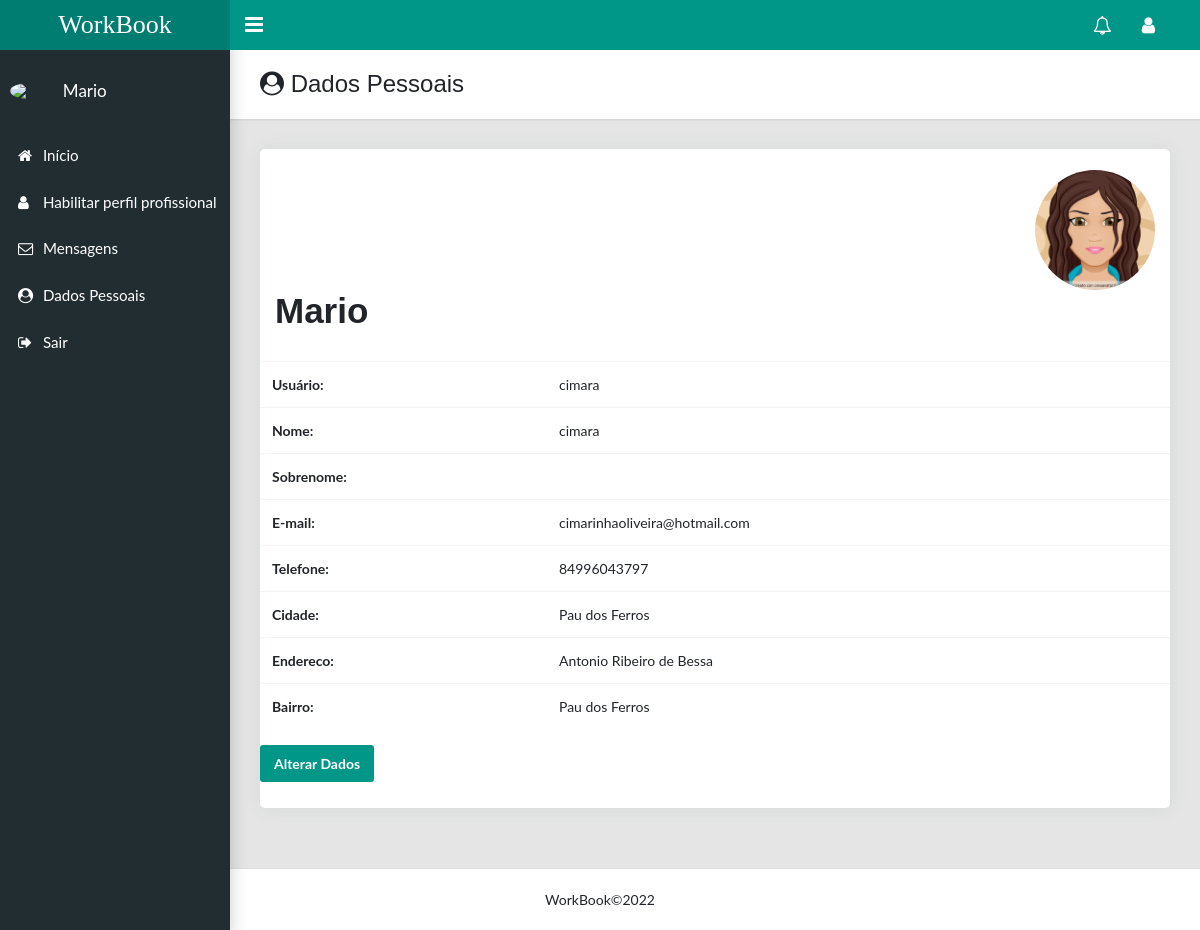
/detailUsuario/1 (signed in), run on an earlier commit of the app's database.
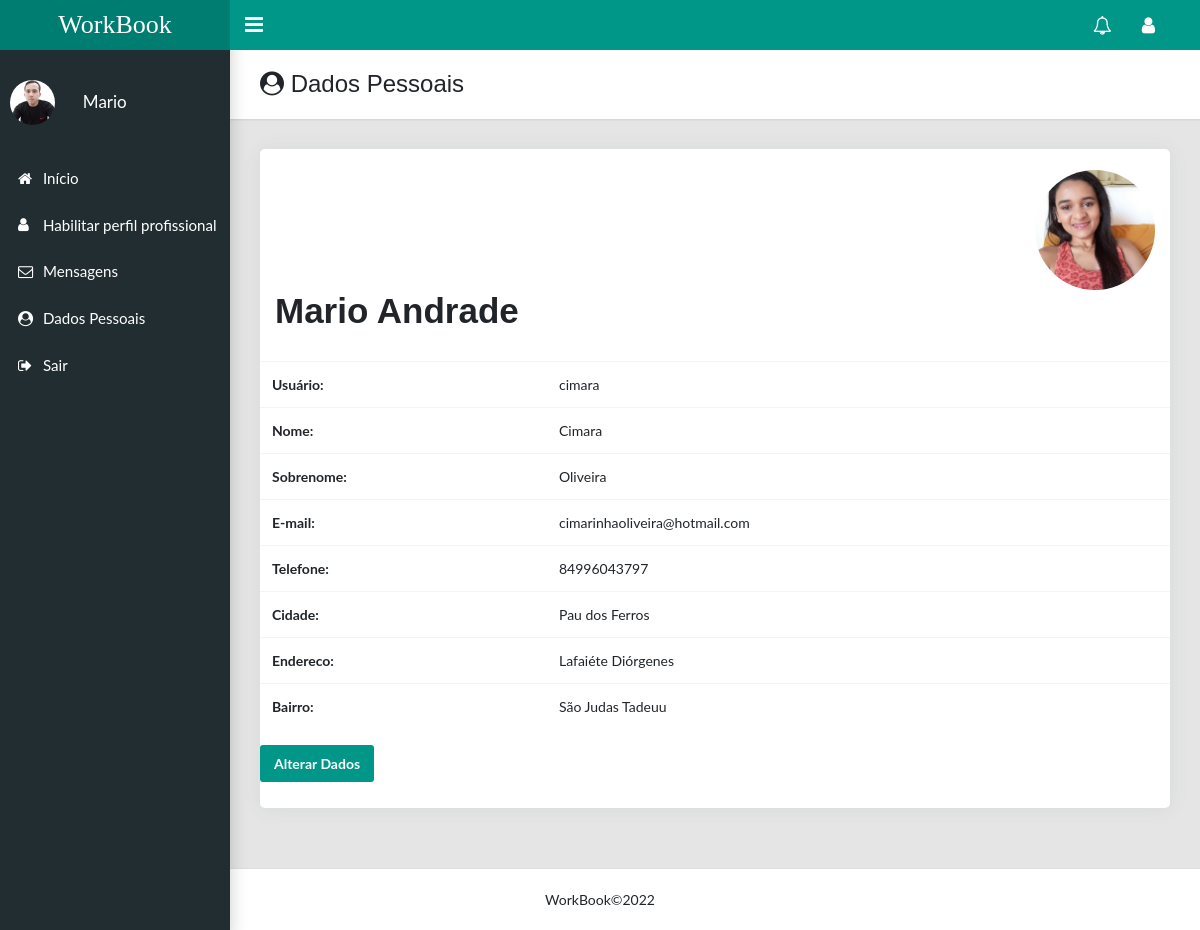
And on a later commit of the database.
### usuario/models.py (models this page shows, shortened)
class Usuario(AbstractUser):
    telefone = models.CharField('telefone', max_length=15)
    imagem = models.ImageField(upload_to='fotosperfil/%Y/%m/', blank=True, null=True)
    cidade = models.CharField('cidade', max_length=40)
    rua = models.CharField('rua', max_length=60)
    uf = models.CharField('uf', max_length=2)
    bairro = models.CharField('bairro', max_length=40)
    is_staff = models.BooleanField(default=False)
    is_superuser = models.BooleanField(default=False)
    is_active = models.BooleanField(default=True)
    is_profissional = models.BooleanField(default=False)
    class Meta:
        db_table = 'usuario'
        verbose_name = 'Usuario'
        verbose_name_plural = 'Usuario'

### usuario/views.py (the view)
# urls.py: path('detailUsuario/<int:id>', views.detailUsuario, name='detailUsuario'),
@login_required(login_url='usuario:submit_login')
def detailUsuario(request, id):
    data = {}
    usuario = Usuario.objects.get(id=id)
    form = FormDadosPessoais(request.POST or None, instance=usuario)
    if form.is_valid():
        form.save()
        return redirect('usuario:dadosPessoais', usuario.id)
    data['form'] = form
    data['usuario'] = usuario
    return render(request, 'usuario/detailUsuario.html', data)

### usuario/templates/usuario/detailUsuario.html (shortened to what this page needs)
{% extends 'base.html' %}
{% block content %}
<main class="app-content">
    <div class="app-title">
        <div>
            <h1><i class="fa fa-user-circle"></i> Dados Pessoais</h1>
        </div>
    </div>
    <div class="row">
        <div class="col-lg-12">
            <div class="card user-card-full">
                <div class="row m-l-0 m-r-0">
                    <div class="col-md-12">
                        <div class="profile">
                            <br>
                            <div class="info">
                                {% if usuario.imagem %}
                                <div align="right">
                                    <img title="Perfil"
                                         src="{{usuario.imagem.url}}" width="120" height="120" id="imgpos"
                                         class="rounded-circle">
                                </div>
                                {% else %}
                                <div align="right">
                                    <img title="Perfil"
                                         src="https://static.vecteezy.com/ti/vetor-gratis/p1/2318271-icone-do-perfil-do-usuario-gr%C3%A1tis-vetor.jpg"
                                         width="120" height="120" id="imgpos1"
                                         class="rounded-circle">
                                    {% endif %}
                                </div>
                                <h1>{{user.first_name}} {{ user.last_name}}</h1>
                                <br>
                            </div>
                        </div>
                        <table class="table">
                            <tbody>
                            <tr>
                                <th>Usuário:</th>
                                <td>{{ usuario.username }}</td>
                            </tr>
                            <tr>
                                <th>Nome:</th>
                                <td>{{ usuario.first_name }}</td>
                            </tr>
                            <tr>
                                <th>Sobrenome:</th>
                                <td>{{ usuario.last_name }}</td>
                            </tr>
                            <tr>
                                <th>E-mail:</th>
                                <td>{{ usuario.email }}</td>
                            </tr>
                            <tr>
                                <th>Telefone:</th>
                                <td>{{ user.telefone }}</td>
                            </tr>
                            <tr>
                                <th>Cidade:</th>
                                <td>{{ user.cidade }}</td>
                            </tr>
                            <tr>
                                <th>Endereco:</th>
                                <td>{{ user.rua }}</td>
                            </tr>
                            <tr>
                                <th>Bairro:</th>
                                <td>{{ user.bairro }}</td>
                            </tr>
                            </tbody>
                        </table>
                         <div class="row">
                            <div class="col">
                                <a class="btn btn-primary" href="{% url 'usuario:dadosPessoais' user.id %}"
                                   title="Alterar">Alterar Dados</a>
                            </div>
                        </div>
                        <br>
                        <br/>
                        <br/>
                    </div>
                </div>
            </div>
        </div>
</main>
{% endblock %}

### templates/parciais/head.html (shortened to what this page needs)
{% load static %}
<html lang="en">
<head>
    <link rel="stylesheet" type="text/css" href="{% static 'css/admin.css'%}">
    <link rel="stylesheet" type="text/css" href="{% static 'css/main.css'%}">
    <link rel="stylesheet" type="text/css" href="{% static 'css/style.css'%}">
    <link rel="stylesheet" type="text/css"
          href="https://maxcdn.bootstrapcdn.com/font-awesome/4.7.0/css/font-awesome.min.css">
</head>
<body class="app sidebar-mini">
{% if user.is_authenticated %}
<header class="app-header"><a class="app-header__logo" href="{% url 'usuario:listarProfissional' %}" title="Início">WorkBook</a>
    <a class="app-sidebar__toggle" href="#" data-toggle="sidebar"
                                    aria-label="Hide Sidebar"></a>
    <ul class="app-nav">
        <li class="dropdown">
            <a class="app-nav__item" href="#" data-toggle="dropdown"
               aria-label="Show notifications">
                <i class="fa fa-bell-o fa-lg" title="Notificações"></i>
            </a>
        </li>
        <li class="dropdown"><a class="app-nav__item" href="#" data-toggle="dropdown"
                                aria-label="Open Profile Menu" title="Usuário"><i class="fa fa-user fa-lg"></i></a>
        </li>
    </ul>
</header>
<aside class="app-sidebar">
    <div class="app-sidebar__user">
        {% if request.user.imagem %}
        <img class="app-sidebar__user-avatar"
             src="{{request.user.imagem.url}}" style="max-width: 45px; height: auto" alt="User Image">
        {% else %}
        <img width="40"
             src="https://static.vecteezy.com/ti/vetor-gratis/p1/2318271-icone-do-perfil-do-usuario-gr%C3%A1tis-vetor.jpg">
        {% endif %}
        <div>
            <p class="app-sidebar__user-name"> &ensp; {{user.first_name}}</p>
        </div>
    </div>
    <ul class="app-menu">
        <li><a class="app-menu__item" href="{% url 'usuario:listarProfissional' %}"><i
                class="app-menu__icon fa fa-home"></i><span class="app-menu__label" title="Início">Início</span></a>
        </li>
        {% if not user.is_profissional %}
        <li><a class="app-menu__item" href="{% url 'usuario:add_perfil' user.id  %}"><i
                class="app-menu__icon icon fa fa-user"></i><span class="app-menu__label" title="Adicionar Profissional">
                Habilitar perfil profissional</span></a></li>
        {% endif %}
        <li><a class="app-menu__item" href="{% url 'teste_chat'  %}"><i
                class="app-menu__icon fa fa-envelope-o"></i><span class="app-menu__label"
                                                                  title="Mensagens">Mensagens</span></a>
        </li>
        <li><a class="app-menu__item" href="{% url 'usuario:detailUsuario' request.user.id %}"><i
                class="app-menu__icon fa fa-user-circle"></i><span class="app-menu__label" title="Dados Pessoais">Dados Pessoais</span></a>
        </li>
        <li>
            <a class="app-menu__item" href="{% url 'usuario:logout_user' %}"><i
                    class="app-menu__icon fa fa-sign-out"></i><span class="app-menu__label" title="Sair">Sair</span>
            </a>
        </li>
    </ul>
</aside>
{% endif %}
</body>
</html>

What changed in the data, as far as the page shows it:
changed Usuario "Mario": user.imagem: picture added; last_name (not shown) → "Andrade"; rua "Antonio Ribeiro de Bessa" → "Lafaiéte Diórgenes"; bairro "Pau dos Ferros" → "São Judas Tadeuu"
changed Usuario "cimara": imagem: a different picture; first_name "cimara" → "Cimara"; last_name (not shown) → "Oliveira"
